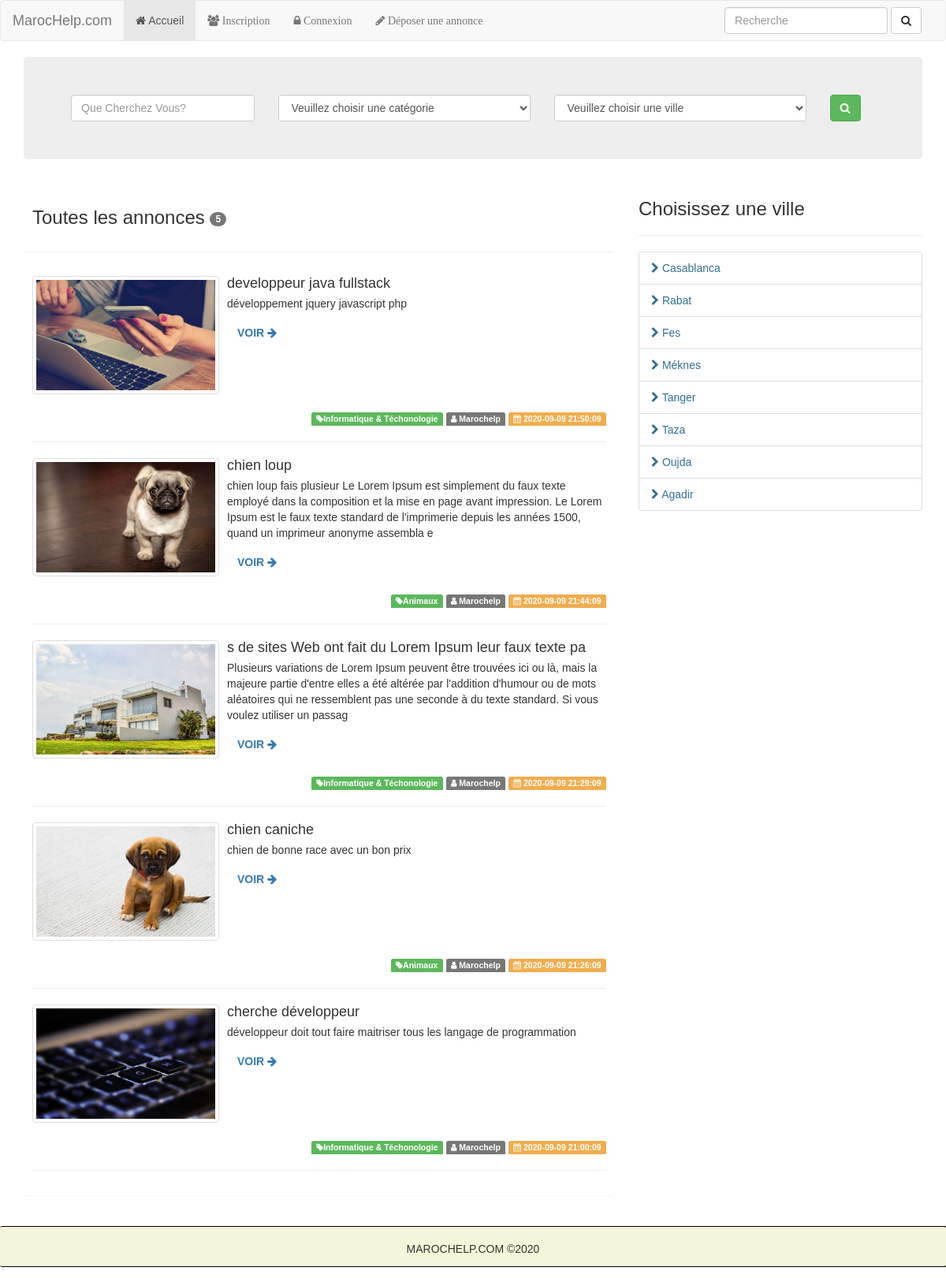
/index.php/ads, run on an earlier commit of the app's database.
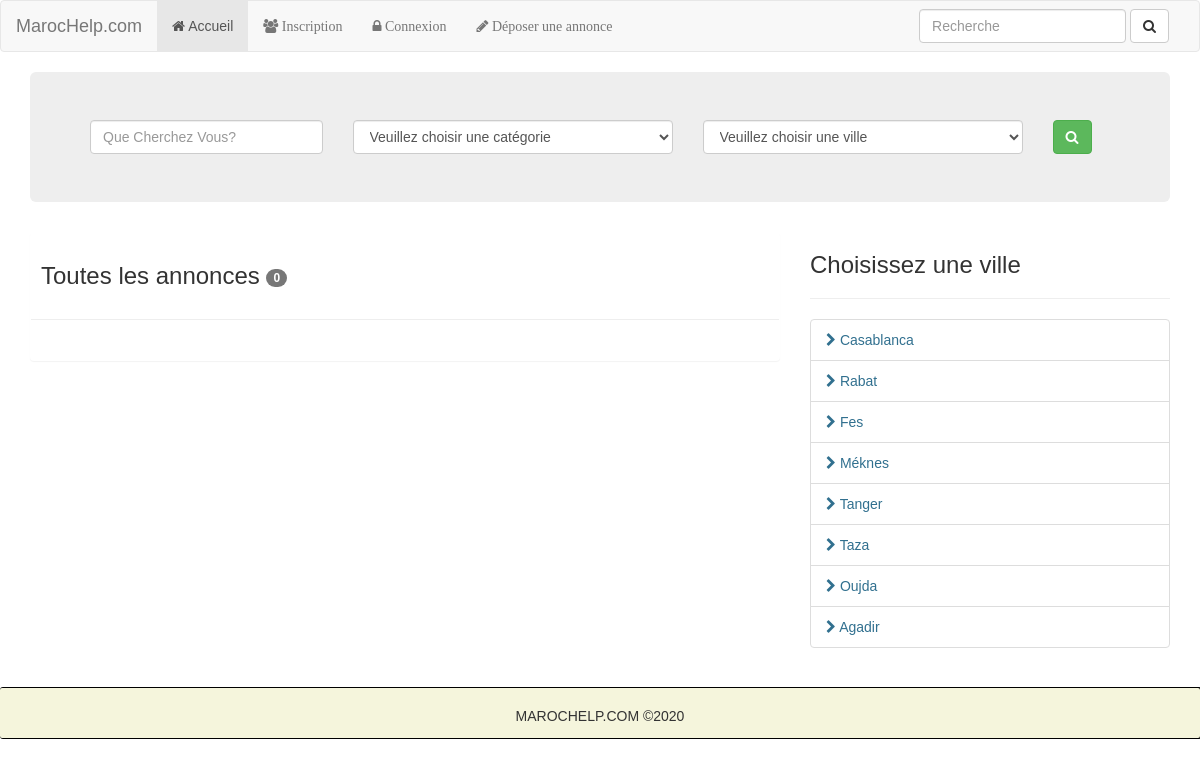
And on a later commit of the database.
### tables this page shows
CREATE TABLE IF NOT EXISTS `ads` (
  `id` int(11) NOT NULL AUTO_INCREMENT,
  `user_id` int(11) NOT NULL,
  `category` varchar(255) NOT NULL,
  `title` varchar(255) NOT NULL,
  `body` varchar(255) NOT NULL,
  `city` varchar(255) NOT NULL,
  `image` varchar(255) NOT NULL,
  `created` varchar(255) NOT NULL,
  PRIMARY KEY (`id`)
);

### application/controllers/Ads.php (called while the page is built, shortened)
<?php
class Ads extends CI_Controller {
	public function index()
	{
		$data['annonces'] = $this->Ads_model->get_all_annonces();
		$this->load->view('ads/index',$data);
	}
}

### index.php (called while the page is built, shortened)
<?php
require_once BASEPATH.'core/CodeIgniter.php';

### application/models/Ads_model.php (called while the page is built, shortened)
<?php
class Ads_model extends CI_Model
{
    function get_all_annonces(){
        $this->db->select('*');
        $this->db->from('ads');
        $this->db->order_by('created','desc');
        $annonces = $this->db->get();
        return $annonces->result();
    }
}
?>

### application/views/ads/index.php (the view, shortened to what the changed rows need)
<div class="container">
    <div class="row">
        <div class="col-md-8">
            <div class="panel">
                <h3 class="text-default" style="padding:10px;">Toutes les annonces <span class="badge"><?php echo count($annonces);?></span></h3>
                <hr>
                <div class="row" style="padding:10px;">
                    <?php foreach($annonces as $annonce):?>
                        <div class="col-sm-12">
                            <div class="media">
                                <div class="media-left">
                                    <a href="<?php echo base_url();?>ads/view/<?php echo $annonce->id;?>">
                                        <img class="media-object thumbnail" width="237" src="<?php  echo base_url();?>/assets/uploads/<?php echo $annonce->image;?>" height="150" alt="...">
                                    </a>
                                </div>
                                <div class="media-body">
                                    <h4 class="media-heading"><?php echo $annonce->title;?></h4>
                                    <p><?php echo $annonce->body;?></p>
                                    <p><a href="<?php echo base_url();?>ads/view/<?php echo $annonce->id;?>" class="btn btn-link">Voir <i class="fa fa-arrow-right"></i></a></p>
                                </div>
                                <div class="media-footer" align="right">
                                    <span class="label label-success"><i class="fa fa-tag"></i><?php echo $annonce->category;?></span>
                                    <span class="label label-default"><i class="fa fa-user"></i> Marochelp</span>
                                    <span class="label label-warning"><i class="fa fa-calendar"></i> <?php echo $annonce->created;?></span>
                                </div>
                            </div>
                            <hr>
                        </div>
                    <?php endforeach;?>
                </div>
            </div>
        </div>
    </div>
</div>

What changed in the data, as far as the page shows it:
removed ads: image (picture), title "developpeur java fullstack", body "développement jquery javascript php", category "Informatique & Téchonologie", created "2020-09-09 21:50:09"
removed ads: image (picture), title "chien loup", body "chien loup fais plusieur Le Lorem Ipsum est simplement du faux texte employé dans la composition et la mise en page avant impression. Le Lorem Ipsum est le faux texte standard de l'imprimerie depuis les années 1500, quand un imprimeur anonyme assembla e", category "Animaux", created "2020-09-09 21:44:09"
removed ads: image (picture), title "s de sites Web ont fait du Lorem Ipsum leur faux texte pa", body "Plusieurs variations de Lorem Ipsum peuvent être trouvées ici ou là, mais la majeure partie d'entre elles a été altérée par l'addition d'humour ou de mots aléatoires qui ne ressemblent pas une seconde à du texte standard. Si vous voulez utiliser un passag", category "Informatique & Téchonologie", created "2020-09-09 21:29:09"
removed ads: image (picture), title "chien caniche", body "chien de bonne race avec un bon prix", category "Animaux", created "2020-09-09 21:26:09"
removed ads: image (picture), title "cherche développeur", body "développeur doit tout faire maitriser tous les langage de programmation", category "Informatique & Téchonologie", created "2020-09-09 21:00:09"
Also different on the page:
count($annonces): "5" → "0"
